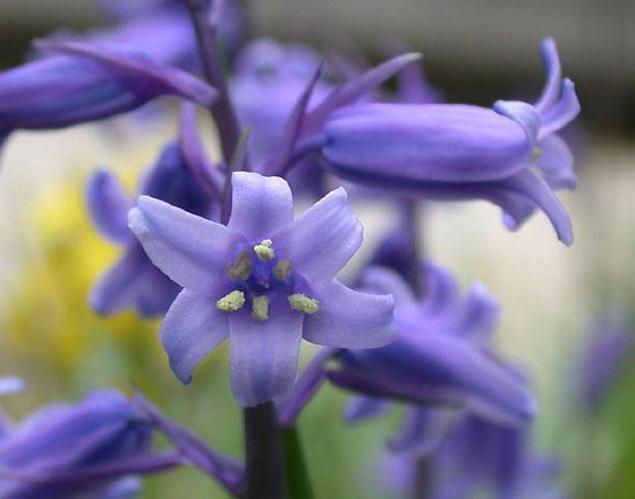
#> input picture images/bluebell/image_0241.jpg, 635 x 499 px, found by its file name; its folder holds only this picture in this run
$ python main.py   (older library calls are emulated)
#> lines starting #> are read from the running program, lines starting #| are printed output that depends on the picture
import os
import cv2
import mahotas
import numpy as np
import pandas as pd
from sklearn.metrics import classification_report, confusion_matrix, accuracy_score
from sklearn.model_selection import train_test_split
from sklearn.preprocessing import LabelEncoder
from sklearn.preprocessing import MinMaxScaler
from sklearn.tree import DecisionTreeClassifier

fixed_size = tuple((500, 500))
bins = 8


# 7,13, 512

# feature-descriptor-1: Hu Moments
def fd_hu_moments(image):
    image = cv2.cvtColor(image, cv2.COLOR_BGR2GRAY)
    feature = cv2.HuMoments(cv2.moments(image)).flatten()
    return feature


# feature-descriptor-2: Haralick Texture
def fd_haralick(image):
    # convert the image to grayscale
    gray = cv2.cvtColor(image, cv2.COLOR_BGR2GRAY)
    # compute the haralick texture feature vector
    haralick = mahotas.features.haralick(gray).mean(axis=0)
    # return the result
    return haralick


# feature-descriptor-3: Color Histogram
def fd_histogram(image, mask=None):
    # convert the image to HSV color-space
    image = cv2.cvtColor(image, cv2.COLOR_BGR2HSV)
    # compute the color histogram
    hist = cv2.calcHist([image], [0, 1, 2], None, [bins, bins, bins], [0, 256, 0, 256, 0, 256])
    # normalize the histogram
    cv2.normalize(hist, hist)
    # return the histogram
    return hist.flatten()


global_features = []
labels = []
train_labels = ['bluebell', 'crocus', 'daffodil', 'lilyvalley', 'snowdrop']

folder = '/Users/zahramansoori/Desktop/ImageProcessing2/images'
for name in train_labels:
    folder = folder + '/' + name
    for filename in os.listdir(folder):
        # print(filename)
        image = cv2.imread(os.path.join(folder, filename))
#> image is the input picture: shape (499, 635, 3); mean B, G, R 144.2, 117.4, 122.5
        image = cv2.resize(image, fixed_size)
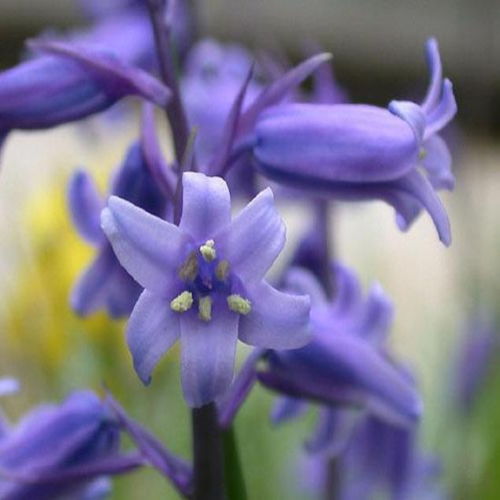
#> image: shape (500, 500, 3); mean B, G, R 144.1, 117.3, 122.4

        fv_hu_moments = fd_hu_moments(image)
#> in fd_hu_moments, `image = cv2.cvtColor(image, cv2.COLOR_BGR2GRAY)`:
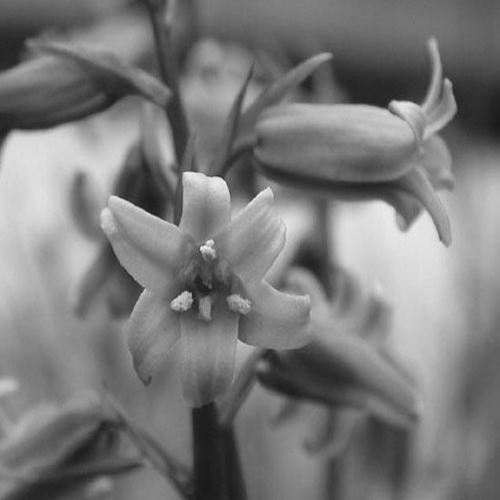
#> image: shape (500, 500); min 25, max 242, mean 121.9
#> in fd_hu_moments, `feature = cv2.HuMoments(cv2.moments(image)).flatten()`: feature = [0.00131, 2.26e-08, 6.06e-12, 8.35e-13, 5.25e-26, -5.54e-17, 1.88e-24]
#> fv_hu_moments has the same summary as feature in fd_hu_moments
#> (the run stopped early here; a loop or call above may not have finished)

$ run again, on images/bluebell/image_0245.jpg
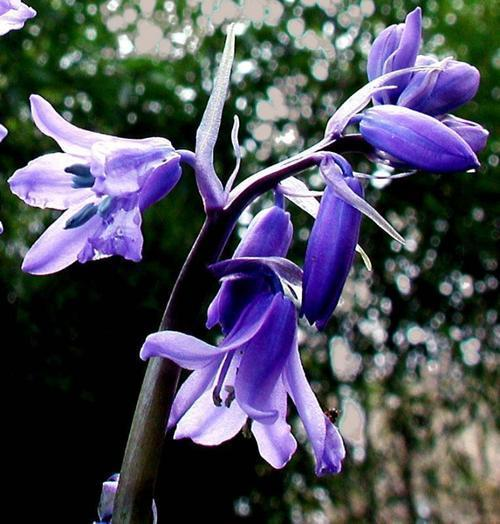
#> input picture images/bluebell/image_0245.jpg, 500 x 524 px, found by its file name
#> image is the input picture: shape (524, 500, 3); mean B, G, R 89.9, 78.2, 77.1
#> `image = cv2.resize(image, fixed_size)`:
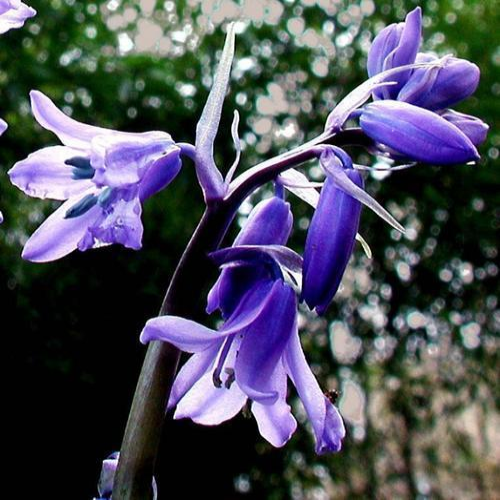
#> image: shape (500, 500, 3); mean B, G, R 89.8, 78.1, 77
#> in fd_hu_moments, `image = cv2.cvtColor(image, cv2.COLOR_BGR2GRAY)`:
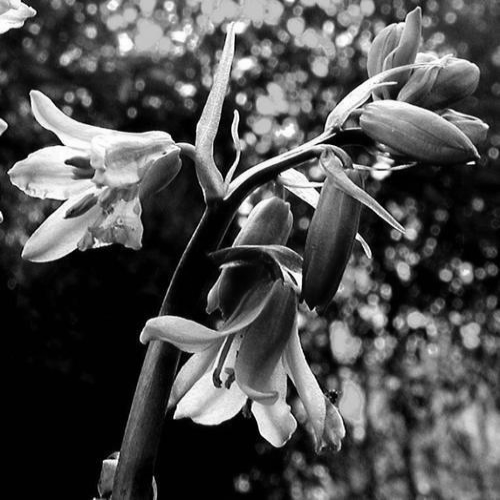
#> image: shape (500, 500); min 0, max 255, mean 79.1
#> feature = [0.00196, 2.62e-07, 9.62e-10, 8.63e-11, 2.41e-20, 3.33e-14, -5.87e-21]
#> fv_hu_moments has the same summary as feature in fd_hu_moments

$ run again, on images/bluebell/image_0246.jpg
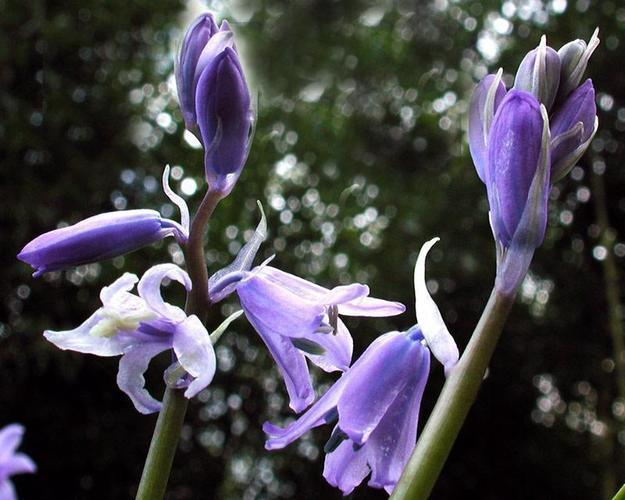
#> input picture images/bluebell/image_0246.jpg, 625 x 500 px, found by its file name
#> image is the input picture: shape (500, 625, 3); mean B, G, R 75.1, 68.8, 71
#> `image = cv2.resize(image, fixed_size)`:
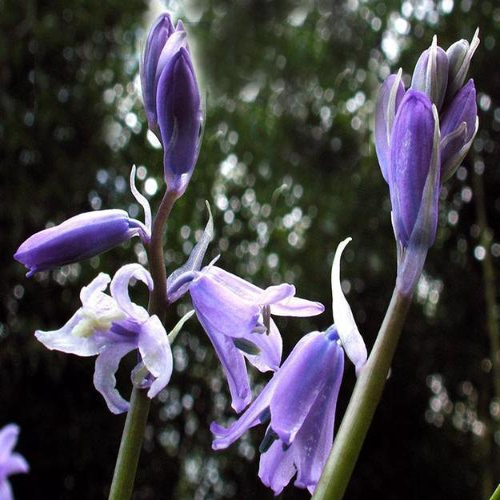
#> image: shape (500, 500, 3); mean B, G, R 75.1, 68.8, 71.1
#> in fd_hu_moments, `image = cv2.cvtColor(image, cv2.COLOR_BGR2GRAY)`:
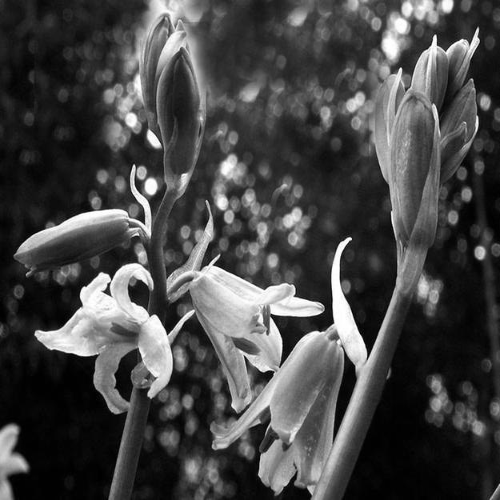
#> image: shape (500, 500); min 0, max 255, mean 70.2
#> feature = [0.00192, 9.87e-08, 1.09e-10, 2.95e-11, 1.31e-21, 8.81e-15, 1.05e-21]
#> fv_hu_moments has the same summary as feature in fd_hu_moments

$ run again, on images/bluebell/image_0247.jpg
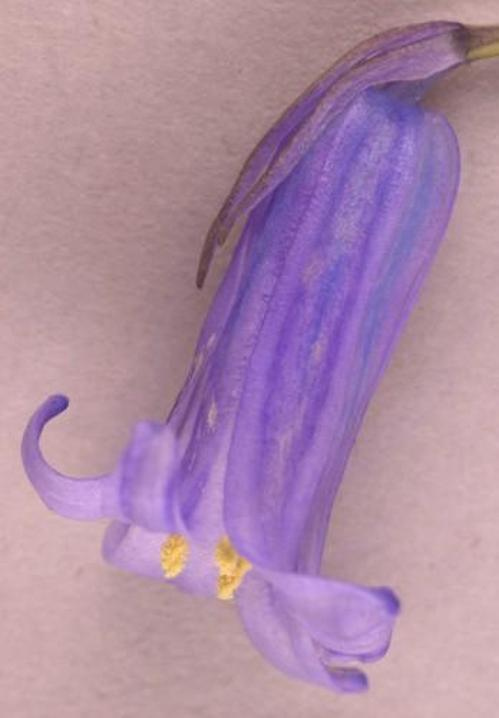
#> input picture images/bluebell/image_0247.jpg, 499 x 718 px, found by its file name
#> image is the input picture: shape (718, 499, 3); mean B, G, R 165.4, 139, 173.2
#> `image = cv2.resize(image, fixed_size)`:
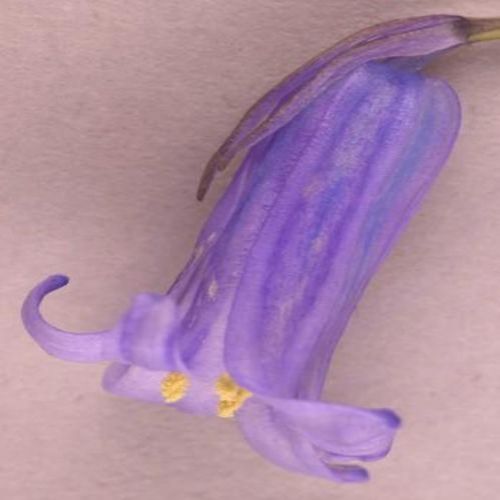
#> image: shape (500, 500, 3); mean B, G, R 165.3, 138.9, 173.1
#> in fd_hu_moments, `image = cv2.cvtColor(image, cv2.COLOR_BGR2GRAY)`:
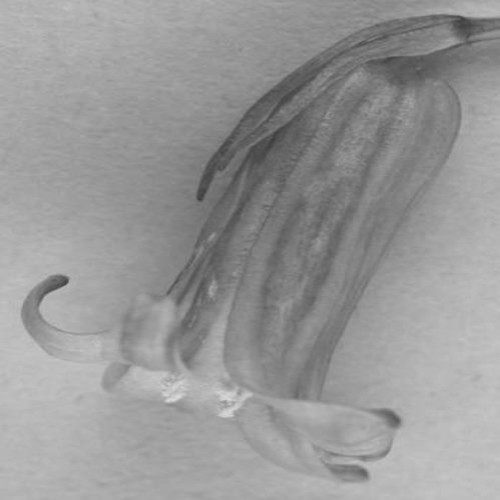
#> image: shape (500, 500); min 59, max 219, mean 152.1
#> feature = [0.00116, 2.93e-09, 5.16e-12, 2.4e-12, -3.23e-24, -1.23e-16, -7.81e-24]
#> fv_hu_moments has the same summary as feature in fd_hu_moments

$ run again, on images/bluebell/image_0242.jpg
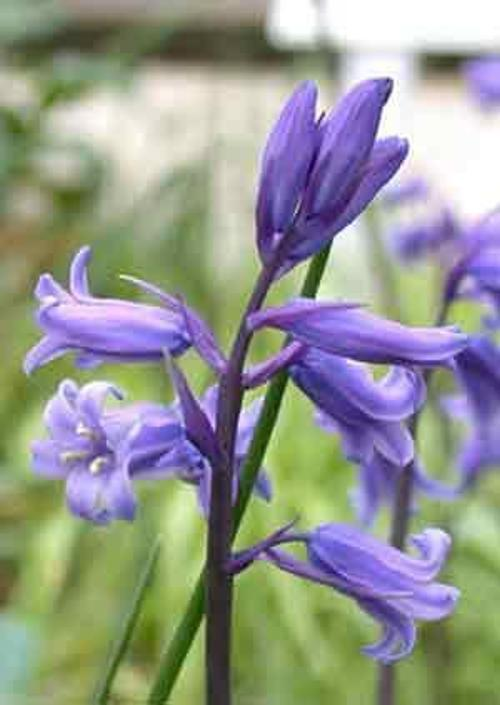
#> input picture images/bluebell/image_0242.jpg, 500 x 705 px, found by its file name
#> image is the input picture: shape (705, 500, 3); mean B, G, R 144.2, 151.6, 148.4
#> `image = cv2.resize(image, fixed_size)`:
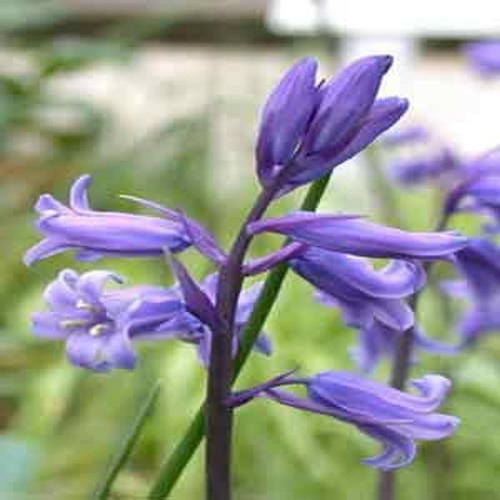
#> image: shape (500, 500, 3); mean B, G, R 144.1, 151.5, 148.3
#> in fd_hu_moments, `image = cv2.cvtColor(image, cv2.COLOR_BGR2GRAY)`:
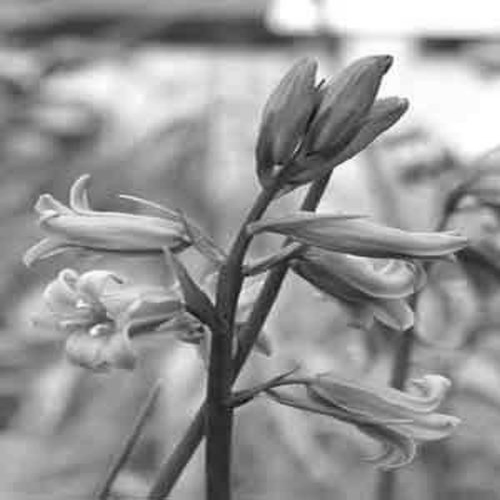
#> image: shape (500, 500); min 11, max 255, mean 149.7
#> feature = [0.00114, 6.5e-09, 3.46e-12, 3.02e-12, 3.93e-24, -2.76e-17, -8.95e-24]
#> fv_hu_moments has the same summary as feature in fd_hu_moments
